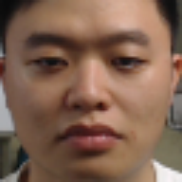
#> input picture 1027/10_Haar&LBP_Training/assets/test_dataset/1.png, 182 x 182 px
$ jupyter execute 10-1_cascade-training.ipynb   (shell and % lines are left out)
#> lines starting #> are read from the running program, lines starting #| are printed output that depends on the picture; after the words box and inside, x2 and y2 are one past the last pixel; in counts of white or black regions, pixels touching at a corner belong together
# Cascade分類器
以下將介紹如何使用opencv提供的工具進行標註、產生資料及訓練模型。

## 資料集
接下來將使用的包含正面樣本的att_faces資料集及負面樣本的資料集。<br>
由於正面資料集需花費大量時間進行標記，因此只使用其中的50張影像。負面樣本為不包含正面樣本且大小為大於使用者自訂的影像尺寸即可，在此使用的是交通標誌資料集，共有80張。<br>

## Cascade訓練
我們將使用opencv所提供的`opencv_annotation`、`opencv_createsamples`、`opencv_traincascade`分別進行資料標註、產生資料及資料訓練。

首先將目錄切會到教材所在的資料夾位置，以方便後續程式執行。

[cell 1]
# Change directory
%cd assets

首先需要將你的資料集分為兩類：包含辨識目標的正面樣本以及不包含的負面樣本。
接著我們需要於我們的正面樣本中，將目標物件給框選出來。
使用的為`opencv_annotation`此程式，輸入指令如下。

# 重新執行下一行 會需要標註50張相片喔~~~ 請慎重

[cell 2]
# Usage: opencv_annotation.exe --annotations=<path of the output annotation file> --images=<directory of the positive images>
# !bin\opencv_annotation.exe --annotations=pos_ical.dat --images=database/

若執行順利，畫面上會出現你的正面樣本依序出現在畫面上。程式操作方式如下：
- 滑鼠左鍵點擊：對物件進行框選（框選的區域會以紅色矩形顯示）

- 鍵盤c鍵：確認框選的內容（確認後框選區域會由紅色轉變為綠色）

- 鍵盤d鍵：刪除最近一次框選的內容
- 鍵盤n鍵：切換至下一張影像
- 鍵盤esc鍵：停止程式

標記完成後，於`assets`中指定的位置會出現你輸出的標註檔案。
此檔案內容每一行為一張正面樣本，其格式如下：
```dat
<正面樣本名稱> <框選數量> <第1個物件x位置> <第1個物件y位置> <第1個物件寬> <第1個物件高> ....
```

接下來使用`opencv_createsamples`產生opencv所使用的二進位檔案，輸入指令如下：

[cell 3]
#Usage: opencv_createsamples.exe -info <annotation file> -vec <output binary file> -num <number of samples> -w <sample width> -h <sample height>

執行成功後，於`-vec`中指定的位置會出現你輸出的二進位檔案。

到這個步驟已經將所有正面樣本處理完畢，接下來為負面樣本的部分。負面樣本的格式為檔案內每一行描述負面樣本所在的位置，其格式如下：
```txt
<path to negative sample1>
<path to negative sample2>
<path to negative sample3>
...
```

接下來將`traffic_light_dataset/neg/`中的負面樣本轉換為上述格式。

[cell 4]
import glob

with open('neg.dat', 'w') as file:
    paths = glob.glob('att_faces/neg/*')
    for i in paths:
        file.write('{0}\n' .format(i))

輸出檔案為`neg.dat`，其內容為全部負面樣本的位置。至此所有樣本皆處理完成。

接下來，使用`opencv_traincascade`進行訓練，輸入指令如下：

# 以下 code 會RUN有點久
[OpenCV Cascade Classifier Training](https://docs.opencv.org/3.4/dc/d88/tutorial_traincascade.html?fbclid=IwAR0NXhR7fgtgHtKLxx72404Dn8_wU53gBFuDx7-DPhNsNanNmRMWiDnbgAg)

[cell 5]
#Usage: opencv_traincascade.exe -data <output_dir> -vec <positive binary file> -bg <negative txt> \
#                -numPos <number of positive samples> -numNeg <number of negative samples> -numStages <number of stages> -featureType <HAAR|LBP|HOG>

到此步驟已經訓練完HAAR，接著接續前面單元的辨識程式，使用自己訓練的模型及影像，將HAAR的辨識結果顯示於螢幕上。

## 模型測試

[cell 6]
import cv2 as cv
import matplotlib.pyplot as plt

haar_path = "model/HAAR_model/cascade.xml"
lbp_path = "model/LBP_model/cascade.xml"

# haar_path = "240_model/HAAR_model/cascade.xml"
# lbp_path = "240_model/LBP_model/cascade.xml"

img_path = "test_dataset/1.png"

# Load model
haar_cascade_classifier = cv.CascadeClassifier(haar_path)
lbp_cascade_classifier = cv.CascadeClassifier(lbp_path)

if(haar_cascade_classifier.empty()):
    print('load haar cascade classifier error')


# Read image
image = cv.imread(img_path)
#> image is the input picture: shape (182, 182, 3); mean B, G, R 81.4, 99.1, 129.8

if(image is None):
    print('read image error')
else:
    gray = cv.cvtColor(image, cv.COLOR_BGR2GRAY)
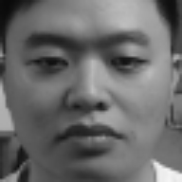
#> gray: shape (182, 182); min 10, max 245, mean 106.2

#參數:輸入影像、每次縮小圖像的比例、至少要被檢測到幾次才算是真的目標
haar_results = haar_cascade_classifier.detectMultiScale(gray,1.1,4)
#> haar_results = [[62, 111, 54, 54]]
lbp_results = lbp_cascade_classifier.detectMultiScale(gray,1.01,4)
#> lbp_results = [[62, 62, 55, 55], [31, 48, 29, 29], [21, 53, 25, 25], [6, 53, 29, 29], [3, 124, 27, 27], [138, 153, 27, 27], [48, 28, 29, 29], [51, 146, 29, 29], [3, 72, 58, 58]]


# Draw results
haar_img = image.copy()
lbp_img = image.copy()

for (x, y, w, h) in haar_results:
    haar_img = cv.rectangle(haar_img, (x, y), (x + w, y + h), (0, 255, 0), 2)
#> this loop made 1 pass
#> pass 1, `haar_img = cv.rectangle(haar_img, (x, y), (x + w, y + h), (0, 255, 0),..`:
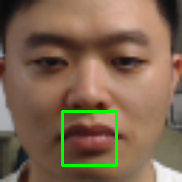
#> haar_img: shape (182, 182, 3); 1.94% of pixels changed, all inside (x1, y1, x2, y2) = (61, 110, 118, 167)

for (x, y, w, h) in lbp_results:
    lbp_img = cv.rectangle(lbp_img, (x, y), (x + w, y + h), (255, 0, 0), 2)
#> this loop made 9 passes
#> pass 1, `lbp_img = cv.rectangle(lbp_img, (x, y), (x + w, y + h), (255, 0, 0), 2)`:
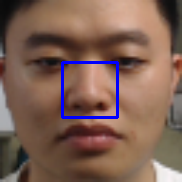
#> lbp_img: shape (182, 182, 3); 1.98% of pixels changed, all inside (x1, y1, x2, y2) = (61, 61, 119, 119)
#> pass 2, `lbp_img = cv.rectangle(lbp_img, (x, y), (x + w, y + h), (255, 0, 0), 2)`:
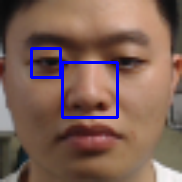
#> lbp_img: shape (182, 182, 3); 0.99% of pixels changed, all inside (x1, y1, x2, y2) = (30, 47, 62, 79)
#> pass 3, `lbp_img = cv.rectangle(lbp_img, (x, y), (x + w, y + h), (255, 0, 0), 2)`:
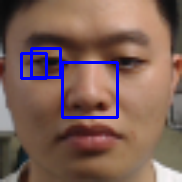
#> lbp_img: shape (182, 182, 3); 0.75% of pixels changed, all inside (x1, y1, x2, y2) = (20, 52, 48, 80)
#> after the loop:
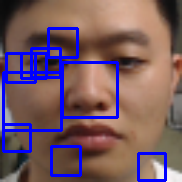
#> lbp_img: shape (182, 182, 3); 6.33% of pixels changed, all inside (x1, y1, x2, y2) = (2, 27, 167, 182)


# Show results
haar_img = cv.cvtColor(haar_img, cv.COLOR_BGR2RGB)
lbp_img = cv.cvtColor(lbp_img, cv.COLOR_BGR2RGB)

fig = plt.figure()

fig.add_subplot(1, 2, 1)
plt.title('HAAR')
plt.imshow(haar_img)
plt.show()

fig.add_subplot(1, 2, 2)
plt.title('LBP')
plt.imshow(lbp_img)
plt.show()
